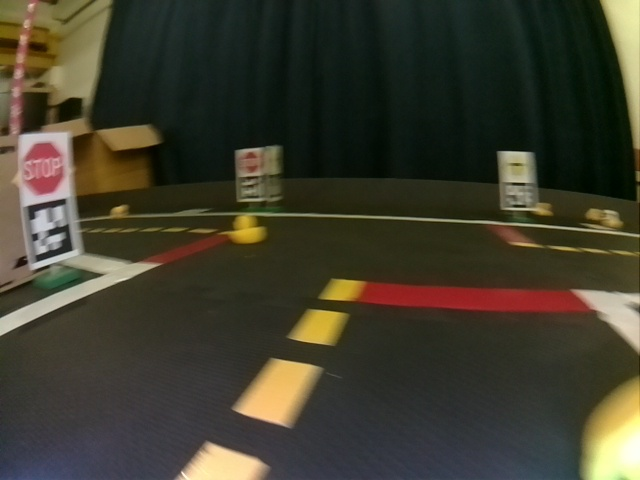
#> input picture training-images/B_BR_Duckbar_frame01344.jpg, 640 x 480 px
$ python -i distance_detection.py   (imports and definitions only)   (older library calls are emulated)
#> lines starting #> are read from the running program, lines starting #| are printed output that depends on the picture; after the words box and inside, x2 and y2 are one past the last pixel; in counts of white or black regions, pixels touching at a corner belong together
#> further down, picture is the input picture: shape (480, 640, 3); mean B, G, R 44.8, 60.1, 62.6

#!/usr/bin/env python
# coding: utf-8

# In[1]:


from imutils import paths
import numpy as np
import imutils
import cv2


# In[2]:


def find_marker(image):
# convert the image to grayscale, blur it, and detect edges
    gray = cv2.cvtColor(image, cv2.COLOR_BGR2GRAY)
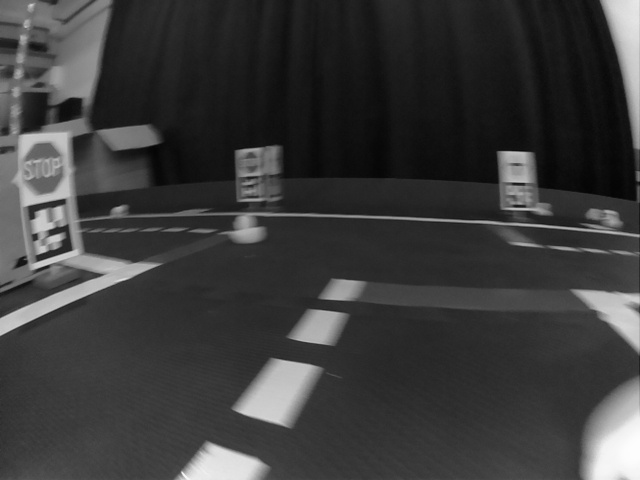
#> gray: shape (480, 640); min 4, max 253, mean 59.1
    gray = cv2.GaussianBlur(gray, (5, 5), 0)
    edged = cv2.Canny(gray, 35, 125)
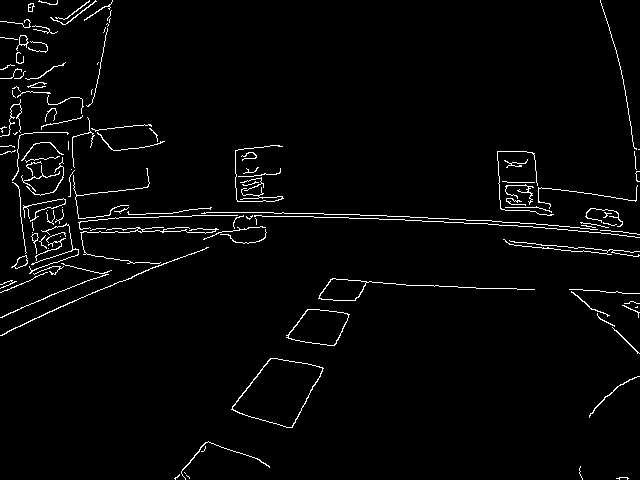
#> edged: shape (480, 640); 2.6% white in thin lines or dots
# find the contours in the edged image and keep the largest one;
# we'll assume that this is our piece of paper in the image
    cnts = cv2.findContours(edged.copy(), cv2.RETR_LIST, cv2.CHAIN_APPROX_SIMPLE)
#> cnts = 131 contours, 106 with area under 20; largest, box (x1, y1, x2, y2) and area: (231, 358, 324, 428) 3782, (232, 358, 323, 428) 3714, (286, 309, 350, 346) 1544, (288, 309, 349, 346) 1508, (318, 278, 535, 301) 772
    cnts = imutils.grab_contours(cnts)
    c = max(cnts, key = cv2.contourArea)
#> c = contour of 122 points, box (x1, y1, x2, y2) (231, 358, 324, 428), area 3782
# compute the bounding box of the of the paper region and return it
    return cv2.minAreaRect(c)


# In[3]:


def distance_to_camera(knownWidth, focalLength, perWidth):
# compute and return the distance from the maker to the camera
    return (knownWidth * focalLength) / perWidth


# In[4]:


# # initialize the known distance from the camera to the object, which
# # in this case is 24 inches
# KNOWN_DISTANCE = 2.0

# # initialize the known object width, which in this case, the piece of
# # paper is 12 inches wide
# KNOWN_WIDTH = 11.0

# # initialize the list of images that we'll be using
# IMAGE_PATHS = ["Pictures/DuckieTown/Duck.jpg"]
#                #"Pictures/DuckieTown/image2.jpeg", "Pictures/DuckieTown/image3.jpeg"]


# # In[5]:


# # load the furst image that contains an object that is KNOWN TO BE 2 feet
# # from our camera, then find the paper marker in the image, and initialize
# # the focal length
# image = cv2.imread(IMAGE_PATHS[0])
# marker = find_marker(image)
# focalLength = (marker[1][0] * KNOWN_DISTANCE) / KNOWN_WIDTH


# # In[6]:


# #loop over the images
# for imagePath in IMAGE_PATHS:
#    # load the image, find the marker in the image, then compute the
# # distance to the marker from the camera
#    image = cv2.imread(imagePath)
#    marker = find_marker(image)
#    inches = distance_to_camera(KNOWN_WIDTH, focalLength, marker[1][0])

# # draw a bounding box around the image and display it
#    box = cv2.cv.BoxPoints(marker) if imutils.is_cv2() else cv2.boxPoints(marker)
#    box = np.int0(box)
#    cv2.drawContours(image, [box], -1, (0, 255, 0), 2)
#    cv2.putText(image, "%.2fft" % (inches / 12),
#        (image.shape[1] - 200, image.shape[0] - 20), cv2.FONT_HERSHEY_SIMPLEX,
#        2.0, (0, 255, 0), 3)
#    cv2.imshow("image", image)
#    cv2.waitKey(0)


# # In[ ]:

>>> import cv2
>>> picture = cv2.imread('../training-images/B_BR_Duckbar_frame01344.jpg')
>>> result = find_marker(picture)
#> result = ((277.4, 388.5), (80.36, 62.99), -61.48)

$ run again, on training-images/B_BR_Duckbar_frame01501.jpg
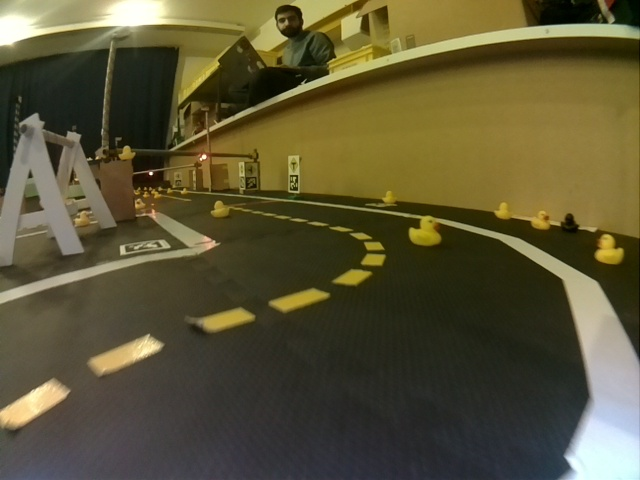
#> input picture training-images/B_BR_Duckbar_frame01501.jpg, 640 x 480 px
#> picture is the input picture: shape (480, 640, 3); mean B, G, R 53.2, 84.3, 90.8
#> in find_marker, `gray = cv2.cvtColor(image, cv2.COLOR_BGR2GRAY)`:
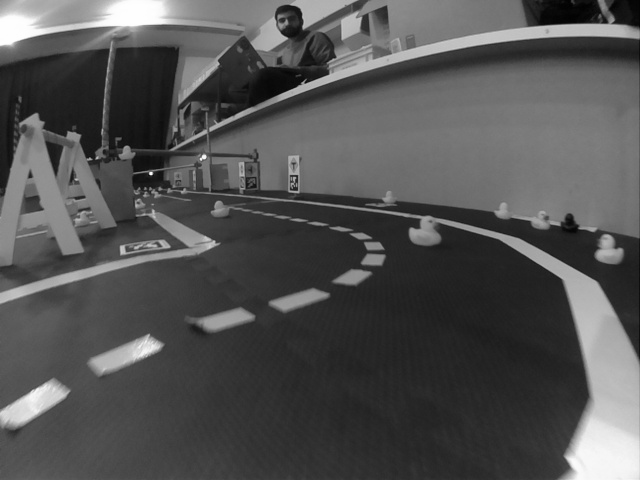
#> gray: shape (480, 640); min 1, max 254, mean 82.7
#> in find_marker, `edged = cv2.Canny(gray, 35, 125)`:
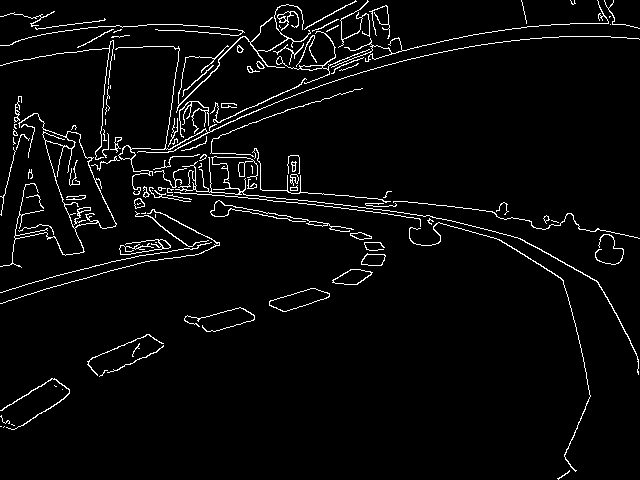
#> edged: shape (480, 640); 3.9% white in thin lines or dots
#> cnts = 153 contours, 96 with area under 20; largest, box (x1, y1, x2, y2) and area: (0, 113, 117, 268) 3427, (45, 131, 117, 229) 3310, (269, 288, 330, 312) 710, (269, 288, 330, 312) 698, (332, 269, 373, 285) 378
#> c = contour of 626 points, box (x1, y1, x2, y2) (0, 113, 117, 268), area 3427
#> result = ((64.26, 195.3), (156.4, 109.8), -82.83)

$ run again, on training-images/B_CR_Duckbar_frame01146.jpg
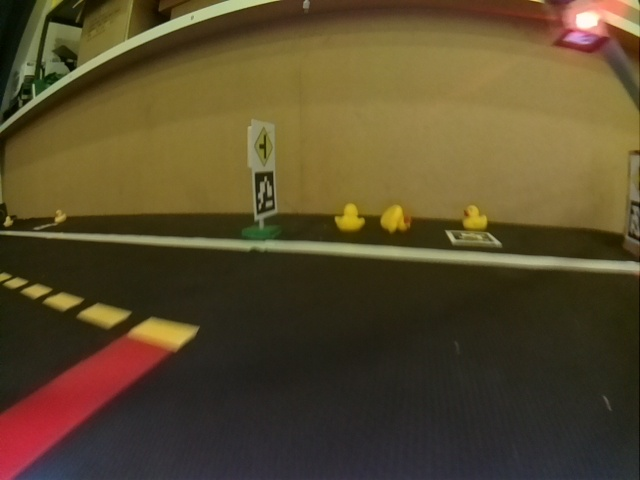
#> input picture training-images/B_CR_Duckbar_frame01146.jpg, 640 x 480 px
#> picture is the input picture: shape (480, 640, 3); mean B, G, R 43.1, 73.9, 88.1
#> in find_marker, `gray = cv2.cvtColor(image, cv2.COLOR_BGR2GRAY)`:
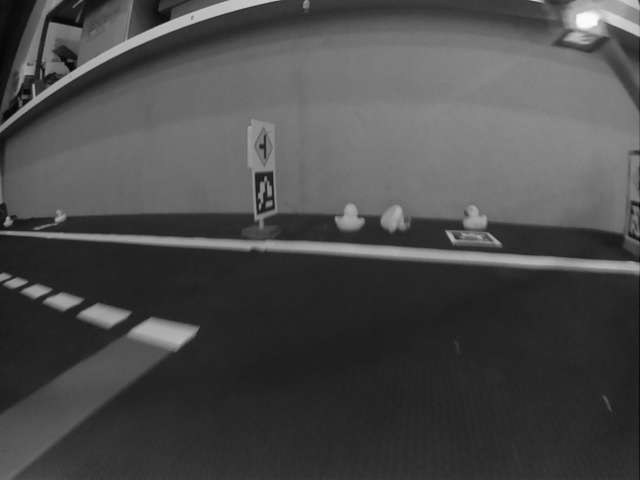
#> gray: shape (480, 640); min 4, max 251, mean 74.6
#> in find_marker, `edged = cv2.Canny(gray, 35, 125)`:
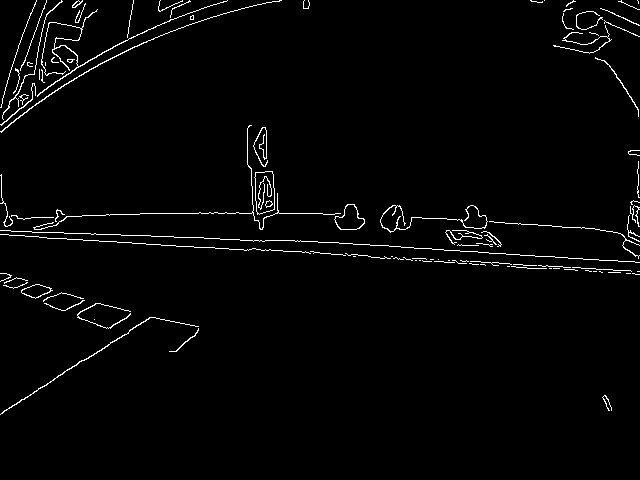
#> edged: shape (480, 640); 2.1% white in thin lines or dots, all inside (x1, y1, x2, y2) = (0, 0, 640, 415)
#> cnts = 109 contours, 88 with area under 20; largest, box (x1, y1, x2, y2) and area: (254, 171, 275, 215) 732, (254, 171, 275, 215) 730, (334, 204, 365, 230) 471, (334, 204, 365, 230) 447, (21, 284, 53, 299) 253
#> c = contour of 28 points, box (x1, y1, x2, y2) (254, 171, 275, 215), area 732
#> result = ((264.4, 192.4), (19.5, 42.7), -2.49)
